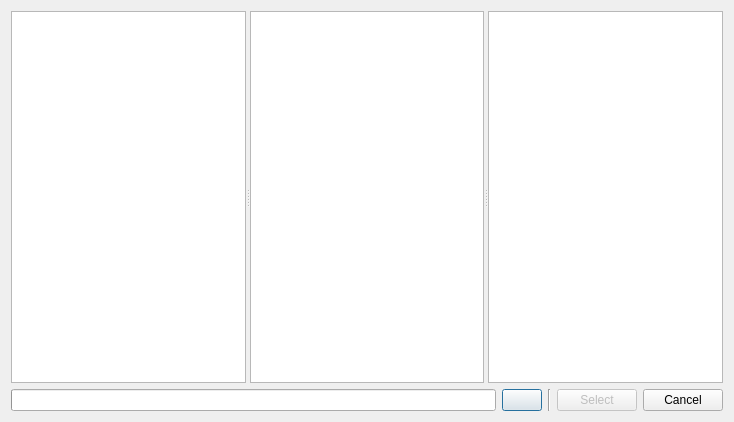
<ui version="4.0" >
 <class>BluetoothChooser</class>
 <widget class="QDialog" name="BluetoothChooser" >
  <property name="geometry" >
   <rect>
    <x>0</x>
    <y>0</y>
    <width>734</width>
    <height>422</height>
   </rect>
  </property>
  <property name="windowTitle" >
   <string>Bluetooth Chooser</string>
  </property>
  <layout class="QGridLayout" >
   <item row="0" column="0" colspan="5" >
    <widget class="QSplitter" name="splitter" >
     <property name="orientation" >
      <enum>Qt::Horizontal</enum>
     </property>
     <widget class="QListView" name="devices" />
     <widget class="QListView" name="services" />
     <widget class="QTextEdit" name="properties" >
      <property name="documentTitle" >
       <string/>
      </property>
      <property name="readOnly" >
       <bool>true</bool>
      </property>
     </widget>
    </widget>
   </item>
   <item row="1" column="0" >
    <widget class="QProgressBar" name="runningBar" >
     <property name="format" >
      <string/>
     </property>
    </widget>
   </item>
   <item row="1" column="1" >
    <widget class="QPushButton" name="refreshButton" >
     <property name="toolTip" >
      <string>&lt;html>&lt;head>&lt;meta name="qrichtext" content="1" />&lt;style type="text/css">
p, li { white-space: pre-wrap; }
&lt;/style>&lt;/head>&lt;body style=" font-family:'Sans Serif'; font-size:9pt; font-weight:400; font-style:normal;">
&lt;p style=" margin-top:0px; margin-bottom:0px; margin-left:0px; margin-right:0px; -qt-block-indent:0; text-indent:0px;">Push to refresh&lt;/p>&lt;/body>&lt;/html></string>
     </property>
     <property name="text" >
      <string/>
     </property>
    </widget>
   </item>
   <item row="1" column="2" >
    <widget class="Line" name="line" >
     <property name="orientation" >
      <enum>Qt::Vertical</enum>
     </property>
    </widget>
   </item>
   <item row="1" column="3" >
    <widget class="QPushButton" name="okButton" >
     <property name="enabled" >
      <bool>false</bool>
     </property>
     <property name="text" >
      <string>Select</string>
     </property>
    </widget>
   </item>
   <item row="1" column="4" >
    <widget class="QPushButton" name="pushButton" >
     <property name="text" >
      <string>Cancel</string>
     </property>
    </widget>
   </item>
  </layout>
 </widget>
 <resources/>
 <connections>
  <connection>
   <sender>okButton</sender>
   <signal>clicked()</signal>
   <receiver>BluetoothChooser</receiver>
   <slot>accept()</slot>
   <hints>
    <hint type="sourcelabel" >
     <x>565</x>
     <y>196</y>
    </hint>
    <hint type="destinationlabel" >
     <x>530</x>
     <y>233</y>
    </hint>
   </hints>
  </connection>
  <connection>
   <sender>pushButton</sender>
   <signal>clicked()</signal>
   <receiver>BluetoothChooser</receiver>
   <slot>reject()</slot>
   <hints>
    <hint type="sourcelabel" >
     <x>650</x>
     <y>196</y>
    </hint>
    <hint type="destinationlabel" >
     <x>606</x>
     <y>197</y>
    </hint>
   </hints>
  </connection>
 </connections>
</ui>
